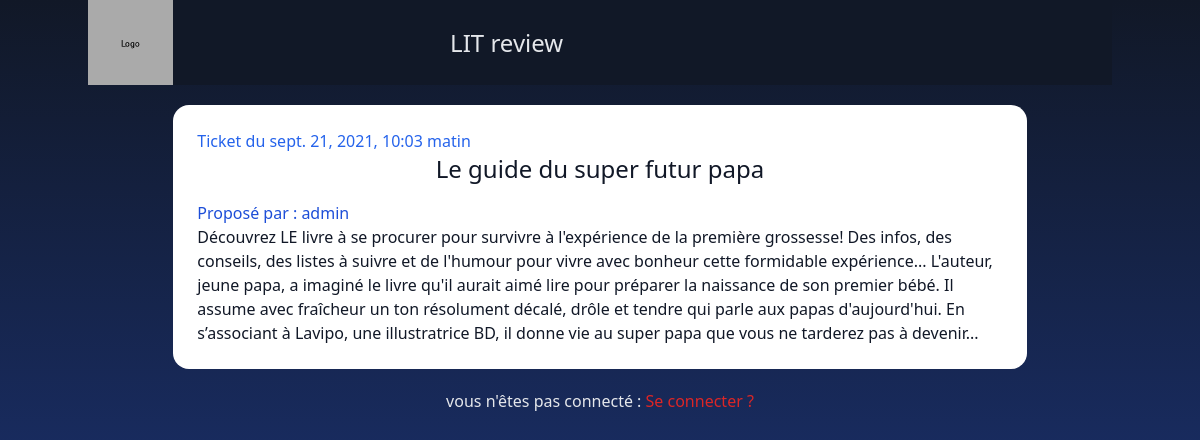
Page /rev/ticket/21 on the committed database.
### bkreport/models.py (models this page shows, shortened)
class Ticket(models.Model):
    title = models.CharField(max_length=128)
    description = models.TextField(max_length=2038, blank=True)
    user = models.ForeignKey(to=settings.AUTH_USER_MODEL,
                             on_delete=models.CASCADE)
    image = models.ImageField(null=True, blank=True, upload_to='books_cover')
    time_created = models.DateTimeField(auto_now_add=True)

### bkreport/views.py (the view)
# urls.py: path('ticket/<int:pk>', views.TicketDetailView.as_view(), name='ticket_detail'),
class TicketDetailView(DetailView):
    model = Ticket

### bkreport/templates/bkreport/ticket_detail.html
{% extends 'litrev/base.html' %}
{% block content %}
    {% include 'bkreport/ticket/snippet.html' with post=ticket %}
{% endblock %}

### bkreport/templates/bkreport/ticket/snippet.html (shortened to what this page needs)
<div class="css_card-base w-10/12">
    <p class="text-blue-600">Ticket du {{ post.time_created }}</p>
    <h2>{{ post.title }}</h2>
    <p class="text-blue-700">
    {% if request.user == post.user %}
        Vous Avez proposé :
    {% else %}
        Proposé par : {{ post.user.username }}
    {% endif %}
    </p>
    <p>{{ post.description }}</p>
</div>

### rows in the picture
Ticket: time_created "sept. 21, 2021, 10:03 matin", title "Le guide du super futur papa", user.username "admin", description "Découvrez LE livre à se procurer pour survivre à l'expérience de la première grossesse! Des infos, des conseils, des listes à suivre et de l'humour pour vivre avec bonheur cette formidable expérience... L'auteur, jeune papa, a imaginé le livre qu'il aurait aimé lire pour préparer la naissance de son premier bébé. Il assume avec fraîcheur un ton résolument décalé, drôle et tendre qui parle aux papas d'aujourd'hui. En s’associant à Lavipo, une illustratrice BD, il donne vie au super papa que vous ne tarderez pas à devenir..."
